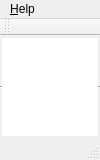
<?xml version="1.0" encoding="UTF-8"?>
<ui version="4.0">
 <class>MainWindow</class>
 <widget class="QMainWindow" name="MainWindow">
  <property name="geometry">
   <rect>
    <x>0</x>
    <y>0</y>
    <width>100</width>
    <height>160</height>
   </rect>
  </property>
  <property name="minimumSize">
   <size>
    <width>0</width>
    <height>160</height>
   </size>
  </property>
  <property name="maximumSize">
   <size>
    <width>100</width>
    <height>160</height>
   </size>
  </property>
  <property name="windowTitle">
   <string>MainWindow</string>
  </property>
  <widget class="QWidget" name="centralWidget">
   <layout class="QVBoxLayout" name="verticalLayout">
    <property name="spacing">
     <number>0</number>
    </property>
    <property name="leftMargin">
     <number>0</number>
    </property>
    <property name="topMargin">
     <number>0</number>
    </property>
    <property name="rightMargin">
     <number>0</number>
    </property>
    <property name="bottomMargin">
     <number>0</number>
    </property>
    <item>
     <widget class="QkConnectWidget" name="connectWidget" native="true"/>
    </item>
    <item>
     <widget class="QTextEdit" name="log">
      <property name="font">
       <font>
        <family>Courier New</family>
        <pointsize>8</pointsize>
       </font>
      </property>
      <property name="frameShape">
       <enum>QFrame::HLine</enum>
      </property>
      <property name="readOnly">
       <bool>true</bool>
      </property>
     </widget>
    </item>
   </layout>
  </widget>
  <widget class="QMenuBar" name="menuBar">
   <property name="geometry">
    <rect>
     <x>0</x>
     <y>0</y>
     <width>100</width>
     <height>20</height>
    </rect>
   </property>
   <widget class="QMenu" name="menu_Help">
    <property name="title">
     <string>&amp;Help</string>
    </property>
   </widget>
   <addaction name="menu_Help"/>
  </widget>
  <widget class="QToolBar" name="mainToolBar">
   <attribute name="toolBarArea">
    <enum>TopToolBarArea</enum>
   </attribute>
   <attribute name="toolBarBreak">
    <bool>false</bool>
   </attribute>
  </widget>
  <widget class="QStatusBar" name="statusBar"/>
 </widget>
 <layoutdefault spacing="6" margin="11"/>
 <customwidgets>
  <customwidget>
   <class>QkConnectWidget</class>
   <extends>QWidget</extends>
   <header>qkconnectwidget.h</header>
   <container>1</container>
  </customwidget>
 </customwidgets>
 <resources/>
 <connections/>
</ui>
